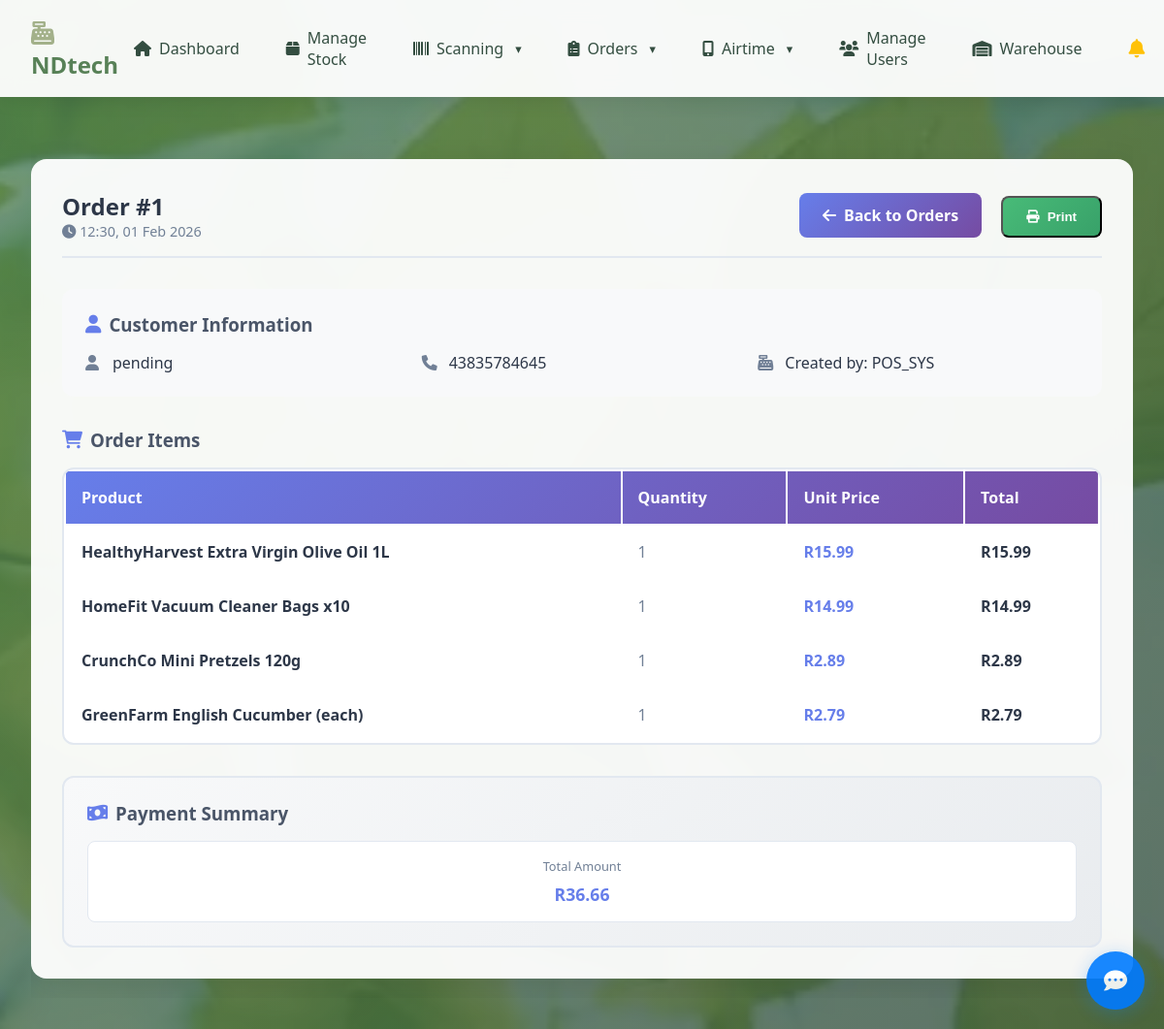
Page /pending_orders/1/complete/ (signed in) on the committed database.
### nano/models.py (models this page shows, shortened)
class PendingOrder(models.Model):
    customer_name = models.CharField(max_length=100)
    customer_phone = models.CharField(max_length=15)
    items = models.JSONField()  # Store cart items as JSON
    total = models.DecimalField(max_digits=10, decimal_places=2)
    created_at = models.DateTimeField(auto_now_add=True)
    status = models.CharField(max_length=20, default='pending')  # pending, completed, cancelled
    user = models.ForeignKey(User, on_delete=models.CASCADE, null=True, blank=True)

### nano/views_legacy.py (the view, shortened to what this page needs)
# urls.py: path('pending_orders/<int:order_id>/complete/', views.complete_order, name='complete_order'),
@login_required
def complete_order(request, order_id):
    if not (request.user.is_superuser or (hasattr(request.user, 'userprofile') and request.user.userprofile.role in ['admin', 'manager', 'cashier'])):
        return HttpResponseForbidden("You do not have permission to access this page.")
    order = get_object_or_404(PendingOrder, id=order_id)
    items_with_totals = []
    if order.items:
        for item in order.items:
            item_total = item.get('quantity', 0) * item.get('price', 0)
            items_with_totals.append({
                'product': item.get('product', 'Unknown Product'),
                'quantity': item.get('quantity', 0),
                'price': item.get('price', 0),
                'total': item_total
            })
    return render(request, 'nano/order_details.html', {
        'order': order,
        'items_with_totals': items_with_totals
    })

### nano/authentication.py (called while the page is built)
    def get_user(self, user_id):
        try:
            user = User.objects.get(pk=user_id)
            if not user.is_active:
                return None
            try:
                user_profile = UserProfile.objects.get(user=user)
                if not user_profile.is_active:
                    return None
            except UserProfile.DoesNotExist:
                pass
            return user
        except User.DoesNotExist:
            return None

### nano/context_processors.py (called while the page is built)
def user_company_name(request):
    if request.user.is_authenticated and hasattr(request.user, 'userprofile'):
        company_name = getattr(request.user.userprofile, 'company_name', None)
        if company_name:
            return {'user_company_name': company_name}
    return {'user_company_name': 'NDtech'}

### nano/templates/nano/order_details.html (shortened to what this page needs)
{% extends 'nano/base.html' %}
{% load static %}
{% load dict_filters %}
{% block extra_css %}
<link rel="stylesheet" href="{% static 'nano/home.css' %}">
{% endblock %}
{% block content %}
        <div class="order-container">
            <div class="order-header">
                <div>
                    <h1 class="order-title">Order #{{ order.id }}</h1>
                    <div class="order-time">
                        <i class="fas fa-clock"></i> {{ order.created_at|date:"H:i, d M Y" }}
                    </div>
                </div>
                <div>
                    <a href="{% url 'completed_orders' %}" class="back-btn">
                        <i class="fas fa-arrow-left"></i> Back to Orders
                    </a>
                    <button onclick="window.print()" class="print-btn">
                        <i class="fas fa-print"></i> Print
                    </button>
                </div>
            </div>
            <div class="customer-info">
                <h3><i class="fas fa-user"></i> Customer Information</h3>
                <div class="customer-details">
                    <div class="customer-detail">
                        <i class="fas fa-user"></i>
                        <span>{{ order.customer_name }}</span>
                    </div>
                    <div class="customer-detail">
                        <i class="fas fa-phone"></i>
                        <span>{{ order.customer_phone }}</span>
                    </div>
                    <div class="customer-detail">
                        <i class="fas fa-cash-register"></i>
                        <span>Created by: {{ order.user.username|default:"System" }}</span>
                    </div>
                </div>
            </div>
            <div class="items-section">
                <h3><i class="fas fa-shopping-cart"></i> Order Items</h3>
                <table class="items-table">
                    <thead>
                        <tr>
                            <th>Product</th>
                            <th>Quantity</th>
                            <th>Unit Price</th>
                            <th>Total</th>
                        </tr>
                    </thead>
                    <tbody>
                        {% for item in items_with_totals %}
                        <tr>
                            <td class="item-name">{{ item.product }}</td>
                            <td class="item-quantity">{{ item.quantity }}</td>
                            <td class="item-price">R{{ item.price }}</td>
                            <td class="item-total">R{{ item.total }}</td>
                        </tr>
                        {% endfor %}
                    </tbody>
                </table>
            </div>
            {% if order.status == 'completed' %}
            <div class="payment-summary">
                <h3><i class="fas fa-money-bill-wave"></i> Payment Summary</h3>
                <div class="payment-details">
                    <div class="payment-detail">
                        <div class="payment-detail-label">Total Amount</div>
                        <div class="payment-detail-value total-amount">R{{ order.total }}</div>
                    </div>
                </div>
            </div>
            {% endif %}
        </div>
{% endblock %}

### nano/static/nano/styles.css (style rules this page uses)
html, body { height: 100%; width: 100%; margin: 0; padding: 0; overflow: hidden; }

### nano/static/nano/home.css (style rules this page uses)
* { margin: 0; padding: 0; box-sizing: border-box; }
body { font-family: 'Segoe UI', Tahoma, Geneva, Verdana, sans-serif !important; background-image: url('dashboard-bg.webp') !important; background-size: cover !important; background-position: center !important; background-repeat: no-repeat !important; background-attachment: fixed !important; min-height: 100vh !important; color: #f5f5f0 !important; position: relative !important; }
body::before { content: '' !important; position: absolute !important; top: 0 !important; left: 0 !important; right: 0 !important; bottom: 0 !important; background: linear-gradient(135deg, rgba(88, 129, 87, 0.8) 0%, rgba(52, 78, 65, 0.8) 100%) !important; z-index: -1 !important; }

### nano/templates/nano/order_details.html (style rules this page uses)
.order-container { background: rgba(255, 255, 255, 0.95); backdrop-filter: blur(10px); border-radius: 1rem; padding: 2rem; box-shadow: 0 8px 32px rgba(0, 0, 0, 0.1); margin-top: 2rem; }
.order-header { display: flex; justify-content: space-between; align-items: center; margin-bottom: 2rem; padding-bottom: 1rem; border-bottom: 2px solid #e2e8f0; }
.order-title { color: #2d3748; font-size: 1.5rem; font-weight: 700; }
.order-time { color: #718096; font-size: 0.9rem; }
.customer-info { background: #f8f9fa; border-radius: 0.75rem; padding: 1.5rem; margin-bottom: 2rem; }
.customer-info h3 { color: #4a5568; margin-bottom: 1rem; display: flex; align-items: center; gap: 0.5rem; }
.customer-info h3 i { color: #667eea; }
.customer-details { display: grid; grid-template-columns: repeat(auto-fit, minmax(200px, 1fr)); gap: 1rem; }
.customer-detail { display: flex; align-items: center; gap: 0.5rem; }
.customer-detail i { color: #718096; width: 20px; }
.customer-detail span { color: #2d3748; font-weight: 500; }
.items-section { margin-bottom: 2rem; }
.items-section h3 { color: #4a5568; margin-bottom: 1rem; display: flex; align-items: center; gap: 0.5rem; }
.items-section h3 i { color: #667eea; }
.items-table { width: 100%; background: white; border-radius: 0.75rem; overflow: hidden; border: 2px solid #e2e8f0; }
.items-table thead { background: linear-gradient(135deg, #667eea, #764ba2); color: white; }
.items-table th, .items-table td { padding: 1rem; text-align: left; }
.items-table tbody tr { border-bottom: 1px solid #e2e8f0; transition: background-color 0.2s ease; }
.items-table tbody tr:last-child { border-bottom: none; }
.item-name { font-weight: 600; color: #2d3748; }
.item-quantity { color: #718096; }
.item-price { color: #667eea; font-weight: 600; }
.item-total { color: #2d3748; font-weight: 700; }
.payment-summary { background: linear-gradient(135deg, #f8f9fa 0%, #e9ecef 100%); border-radius: 0.75rem; padding: 1.5rem; border: 2px solid #e2e8f0; }
.payment-summary h3 { color: #4a5568; margin-bottom: 1rem; display: flex; align-items: center; gap: 0.5rem; }
.payment-summary h3 i { color: #667eea; }
.payment-details { display: grid; grid-template-columns: repeat(auto-fit, minmax(150px, 1fr)); gap: 1rem; }
.payment-detail { text-align: center; padding: 1rem; background: white; border-radius: 0.5rem; border: 1px solid #e2e8f0; }
.payment-detail-label { font-size: 0.8rem; color: #718096; margin-bottom: 0.5rem; }
.payment-detail-value { font-weight: 700; font-size: 1.1rem; }
.total-amount { color: #667eea; }
.back-btn { display: inline-flex; align-items: center; gap: 0.5rem; padding: 0.75rem 1.5rem; background: linear-gradient(135deg, #667eea, #764ba2); color: white; text-decoration: none; border-radius: 0.5rem; font-weight: 600; transition: all 0.3s ease; }
.print-btn { display: inline-flex; align-items: center; gap: 0.5rem; padding: 0.75rem 1.5rem; background: linear-gradient(135deg, #48bb78, #38a169); color: white; text-decoration: none; border-radius: 0.5rem; font-weight: 600; transition: all 0.3s ease; margin-left: 1rem; }

### rows in the picture
PendingOrder: id "1", created_at "12:30, 01 Feb 2026", customer_name "pending", customer_phone "43835784645", user.username "POS_SYS", total "36.66"

### other values in the picture
{{ user_company_name|default:"NDtech" }} "NDtech"
{{ item.product }} "HealthyHarvest Extra Virgin Olive Oil 1L" "HomeFit Vacuum Cleaner Bags x10" "CrunchCo Mini Pretzels 120g" "GreenFarm English Cucumber (each)"
{{ item.quantity }} "1" "1" "1" "1"
{{ item.price }} "15.99" "14.99" "2.89" "2.79"
{{ item.total }} "15.99" "14.99" "2.89" "2.79"
